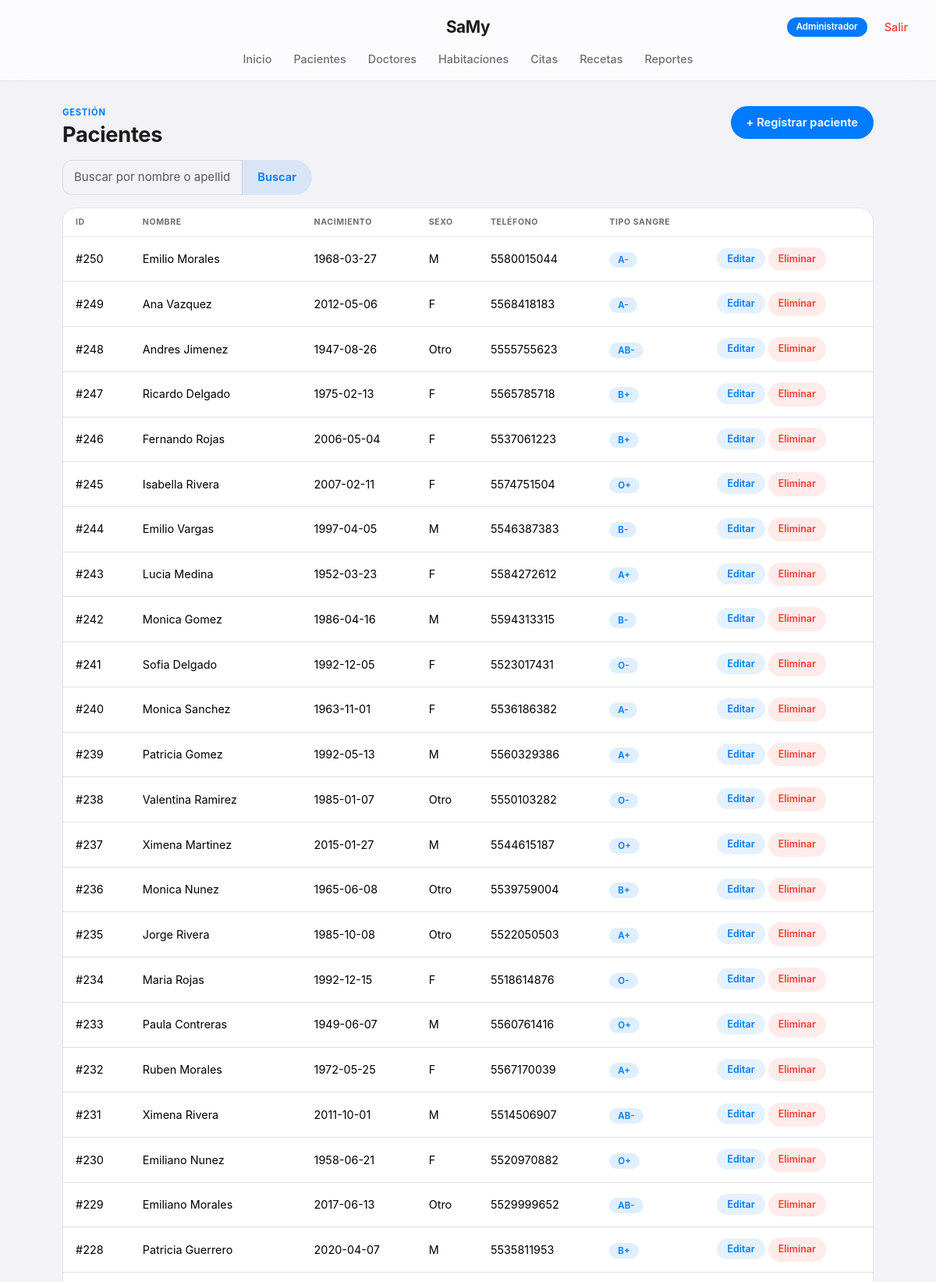
Page /pacientes/listar.php (signed in, upper part) on the committed database.
### tables this page shows
CREATE TABLE `pacientes` (
  `id_paciente` int(11) NOT NULL,
  `nombre` varchar(60) NOT NULL,
  `apellido` varchar(60) NOT NULL,
  `fecha_nacimiento` date NOT NULL,
  `sexo` enum('M','F','Otro') NOT NULL,
  `telefono` varchar(15) DEFAULT NULL,
  `direccion` varchar(150) DEFAULT NULL,
  `tipo_sangre` varchar(5) DEFAULT NULL,
  `fecha_registro` timestamp NOT NULL DEFAULT current_timestamp()
);

### config.php (called while the page is built, shortened)
<?php
function esAdmin() {
    return isset($_SESSION['usuario_rol']) && $_SESSION['usuario_rol'] === 'Administrador';
}
?>

### pacientes/listar.php (the view, shortened to what this page needs)
<?php
require '../config.php';
$buscar = trim($_GET['buscar'] ?? '');
if ($buscar !== '') {
    $stmt = $conn->prepare("SELECT * FROM pacientes WHERE nombre LIKE ? OR apellido LIKE ? ORDER BY id_paciente DESC");
    $like = "%$buscar%";
    $stmt->bind_param("ss", $like, $like);
    $stmt->execute();
    $resultado = $stmt->get_result();
} else {
    $resultado = $conn->query("SELECT * FROM pacientes ORDER BY id_paciente DESC");
}
$total = $resultado->num_rows;
?>
<!DOCTYPE html>
<html lang="es">
<head>
  <link href="https://cdn.jsdelivr.net/npm/bootstrap@5.3.3/dist/css/bootstrap.min.css" rel="stylesheet">
  <link rel="stylesheet" href="../css/style.css">
</head>
<body>
  <?php include '../includes/nav.php'; ?>
  <div class="page-wrap">
    <div class="d-flex justify-content-between align-items-start flex-wrap gap-2 mb-3">
      <div>
        <div class="eyebrow">Gestión</div>
        <h1 class="page-title mb-0">Pacientes</h1>
      </div>
      <?php if (esAdmin()): ?><a href="crear.php" class="btn btn-samy">+ Registrar paciente</a><?php endif; ?>
    </div>
    <form class="mb-3" method="GET">
      <div class="input-group" style="max-width:320px">
        <input type="text" name="buscar" class="form-control" placeholder="Buscar por nombre o apellido" value="<?= htmlspecialchars($buscar) ?>">
        <button class="btn btn-samy-outline">Buscar</button>
      </div>
    </form>
    <div class="tabla-envoltorio">
      <table class="table tabla-samy mb-0">
        <thead>
          <tr><th>ID</th><th>Nombre</th><th>Nacimiento</th><th>Sexo</th><th>Teléfono</th><th>Tipo sangre</th><th></th></tr>
        </thead>
        <tbody>
          <?php if ($total === 0): ?>
            <tr><td colspan="7" class="text-center text-muted py-4">No hay pacientes registrados.</td></tr>
          <?php else: while ($p = $resultado->fetch_assoc()): ?>
            <tr>
              <td>#<?= $p['id_paciente'] ?></td>
              <td><?= htmlspecialchars($p['nombre'].' '.$p['apellido']) ?></td>
              <td><?= htmlspecialchars($p['fecha_nacimiento']) ?></td>
              <td><?= htmlspecialchars($p['sexo']) ?></td>
              <td><?= htmlspecialchars($p['telefono']) ?></td>
              <td><span class="pill pill-azul"><?= htmlspecialchars($p['tipo_sangre'] ?: '—') ?></span></td>
              <td>
                <?php if (esAdmin()): ?>
                <a class="mini-accion mini-editar" href="editar.php?id=<?= $p['id_paciente'] ?>">Editar</a>
                <form action="eliminar.php" method="POST" class="d-inline" onsubmit="return confirm('¿Eliminar este paciente?');">
                  <button class="mini-accion mini-eliminar">Eliminar</button>
                </form>
                <?php else: ?>
                  <span class="text-muted small">Solo lectura</span>
                <?php endif; ?>
              </td>
            </tr>
          <?php endwhile; endif; ?>
        </tbody>
      </table>
    </div>
  </div>
</body>
</html>

### css/style.css (style rules this page uses)
:root { --ios-blue: #007AFF; --ios-blue-dark: #0062CC; --ios-green: #34C759; --ios-red: #FF3B30; --ios-orange: #FF9500; --ios-gray-bg: #F2F2F7; --ios-card: rgba(255,255,255,0.9); --ios-text: #1C1C1E; --ios-text-soft: #6E6E73; --ios-line: rgba(60,60,67,0.12); --ios-radius: 18px; --ios-radius-sm: 12px; }
* { -webkit-tap-highlight-color: transparent; }
body { font-family: -apple-system, BlinkMacSystemFont, "SF Pro Text", "Segoe UI", Roboto, Helvetica, Arial, sans-serif; background: var(--ios-gray-bg); color: var(--ios-text); -webkit-font-smoothing: antialiased; }
h1, h2, h3, .navbar-brand { font-family: -apple-system, BlinkMacSystemFont, "SF Pro Display", sans-serif; letter-spacing: -0.01em; }
.page-wrap { max-width: 1080px; margin: 0 auto; padding: 32px 20px 90px; }
.eyebrow { text-transform: uppercase; letter-spacing: 0.8px; font-size: 0.7rem; color: var(--ios-blue); font-weight: 700; }
h1.page-title { font-size: 1.7rem; font-weight: 700; margin: 4px 0 22px; color: var(--ios-text); }
.btn-samy, .btn-samy-outline { border: none; font-weight: 600; padding: 10px 20px; border-radius: 980px; font-size: 0.92rem; transition: transform .1s ease, opacity .15s ease; }
.btn-samy { background: var(--ios-blue); color: #fff; }
.btn-samy-outline { background: rgba(0,122,255,0.1); color: var(--ios-blue); }
.form-control, .form-select { border-radius: var(--ios-radius-sm); border: 1px solid var(--ios-line); padding: 10px 14px; background: var(--ios-gray-bg); font-size: 0.94rem; }
.tabla-envoltorio { background: #fff; border: 1px solid var(--ios-line); border-radius: var(--ios-radius); overflow: hidden; }
table.tabla-samy { margin-bottom: 0; }
table.tabla-samy thead th { background: transparent; color: var(--ios-text-soft); text-transform: uppercase; font-size: 0.66rem; letter-spacing: 0.6px; font-weight: 700; padding: 10px 16px; border-bottom: 1px solid var(--ios-line); }
table.tabla-samy tbody td { padding: 13px 16px; border-top: 1px solid var(--ios-line); font-size: 0.9rem; vertical-align: middle; }
table.tabla-samy tbody tr { transition: background .12s; }
.pill { padding: 3px 11px; border-radius: 980px; font-size: 0.72rem; font-weight: 600; }
.pill-azul { background: rgba(0,122,255,0.12); color: var(--ios-blue); }
.mini-accion { font-size: 0.78rem; padding: 6px 13px; border-radius: 980px; text-decoration: none; font-weight: 600; }
.mini-editar { background: rgba(0,122,255,0.1); color: var(--ios-blue); }
.mini-eliminar { background: rgba(255,59,48,0.1); color: var(--ios-red); border: none; }
.page-wrap { animation: fadeIn .3s ease both; }
.page-title, .eyebrow { animation: fadeInUp .35s ease both; }
table.tabla-samy tbody tr { animation: fadeInUp .3s ease both; }
table.tabla-samy tbody tr:nth-child(1) { animation-delay: .02s; }
table.tabla-samy tbody tr:nth-child(2) { animation-delay: .05s; }
table.tabla-samy tbody tr:nth-child(3) { animation-delay: .08s; }
table.tabla-samy tbody tr:nth-child(4) { animation-delay: .11s; }
table.tabla-samy tbody tr:nth-child(5) { animation-delay: .14s; }
table.tabla-samy tbody tr:nth-child(n+6) { animation-delay: .16s; }
.btn-samy, .btn-samy-outline, .mini-accion { transition: transform .12s cubic-bezier(.34,1.56,.64,1), background .15s ease, opacity .15s ease; }

### rows in the picture
pacientes: id_paciente "250", nombre+apellido "Emilio Morales", fecha_nacimiento "1968-03-27", sexo "M", telefono "5580015044", tipo_sangre "A-"
pacientes: id_paciente "249", nombre+apellido "Ana Vazquez", fecha_nacimiento "2012-05-06", sexo "F", telefono "5568418183", tipo_sangre "A-"
pacientes: id_paciente "248", nombre+apellido "Andres Jimenez", fecha_nacimiento "1947-08-26", sexo "Otro", telefono "5555755623", tipo_sangre "AB-"
pacientes: id_paciente "247", nombre+apellido "Ricardo Delgado", fecha_nacimiento "1975-02-13", sexo "F", telefono "5565785718", tipo_sangre "B+"
pacientes: id_paciente "246", nombre+apellido "Fernando Rojas", fecha_nacimiento "2006-05-04", sexo "F", telefono "5537061223", tipo_sangre "B+"
pacientes: id_paciente "245", nombre+apellido "Isabella Rivera", fecha_nacimiento "2007-02-11", sexo "F", telefono "5574751504", tipo_sangre "O+"
pacientes: id_paciente "244", nombre+apellido "Emilio Vargas", fecha_nacimiento "1997-04-05", sexo "M", telefono "5546387383", tipo_sangre "B-"
pacientes: id_paciente "243", nombre+apellido "Lucia Medina", fecha_nacimiento "1952-03-23", sexo "F", telefono "5584272612", tipo_sangre "A+"
pacientes: id_paciente "242", nombre+apellido "Monica Gomez", fecha_nacimiento "1986-04-16", sexo "M", telefono "5594313315", tipo_sangre "B-"
pacientes: id_paciente "241", nombre+apellido "Sofia Delgado", fecha_nacimiento "1992-12-05", sexo "F", telefono "5523017431", tipo_sangre "O-"
pacientes: id_paciente "240", nombre+apellido "Monica Sanchez", fecha_nacimiento "1963-11-01", sexo "F", telefono "5536186382", tipo_sangre "A-"
pacientes: id_paciente "239", nombre+apellido "Patricia Gomez", fecha_nacimiento "1992-05-13", sexo "M", telefono "5560329386", tipo_sangre "A+"
pacientes: id_paciente "238", nombre+apellido "Valentina Ramirez", fecha_nacimiento "1985-01-07", sexo "Otro", telefono "5550103282", tipo_sangre "O-"
pacientes: id_paciente "237", nombre+apellido "Ximena Martinez", fecha_nacimiento "2015-01-27", sexo "M", telefono "5544615187", tipo_sangre "O+"
pacientes: id_paciente "236", nombre+apellido "Monica Nunez", fecha_nacimiento "1965-06-08", sexo "Otro", telefono "5539759004", tipo_sangre "B+"
pacientes: id_paciente "235", nombre+apellido "Jorge Rivera", fecha_nacimiento "1985-10-08", sexo "Otro", telefono "5522050503", tipo_sangre "A+"
pacientes: id_paciente "234", nombre+apellido "Maria Rojas", fecha_nacimiento "1992-12-15", sexo "F", telefono "5518614876", tipo_sangre "O-"
pacientes: id_paciente "233", nombre+apellido "Paula Contreras", fecha_nacimiento "1949-06-07", sexo "M", telefono "5560761416", tipo_sangre "O+"
pacientes: id_paciente "232", nombre+apellido "Ruben Morales", fecha_nacimiento "1972-05-25", sexo "F", telefono "5567170039", tipo_sangre "A+"
pacientes: id_paciente "231", nombre+apellido "Ximena Rivera", fecha_nacimiento "2011-10-01", sexo "M", telefono "5514506907", tipo_sangre "AB-"
pacientes: id_paciente "230", nombre+apellido "Emiliano Nunez", fecha_nacimiento "1958-06-21", sexo "F", telefono "5520970882", tipo_sangre "O+"
pacientes: id_paciente "229", nombre+apellido "Emiliano Morales", fecha_nacimiento "2017-06-13", sexo "Otro", telefono "5529999652", tipo_sangre "AB-"
pacientes: id_paciente "228", nombre+apellido "Patricia Guerrero", fecha_nacimiento "2020-04-07", sexo "M", telefono "5535811953", tipo_sangre "B+"

### other values in the picture
$rolActual "Administrador"
